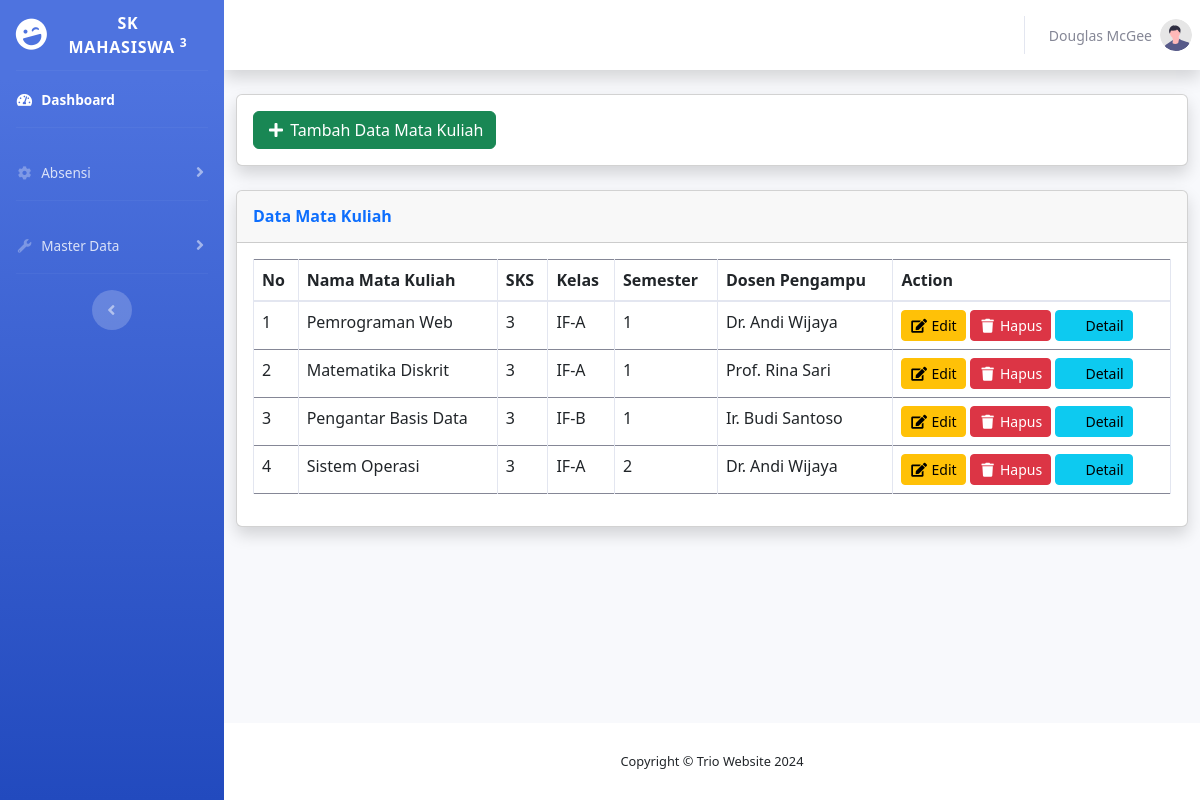
Page /masterdata-mk.php on the committed database.
### tables this page shows
CREATE TABLE `mata_kuliah` (
  `id_mk` int(11) NOT NULL,
  `nama_mk` varchar(50) NOT NULL,
  `sks` int(5) NOT NULL,
  `id_dosen` int(11) NOT NULL,
  `id_kelas` int(11) NOT NULL,
  `semester` int(5) NOT NULL
);

CREATE TABLE `kelas` (
  `id_kelas` int(11) NOT NULL,
  `nama_kelas` varchar(50) NOT NULL,
  `semester` int(5) NOT NULL DEFAULT 1,
  `id_prodi` int(11) DEFAULT NULL
);

CREATE TABLE `dosen` (
  `id_dosen` int(11) NOT NULL,
  `nip` varchar(20) NOT NULL,
  `nama_dosen` varchar(50) DEFAULT NULL,
  `id_prodi` int(11) DEFAULT NULL,
  `photo` varchar(255) DEFAULT NULL
);

### masterdata-mk.php (the view, shortened to what this page needs)
<?php include 'controller/koneksi.php'; ?>
<!DOCTYPE html>
<html lang="en">
<head>
    <link href="vendor/fontawesome-free/css/all.min.css" rel="stylesheet" type="text/css">
    <link href="css/sb-admin-2.min.css" rel="stylesheet">
    <link href="https://cdn.datatables.net/2.1.8/css/dataTables.dataTables.min.css" rel="stylesheet">
    <link href="https://cdn.jsdelivr.net/npm/bootstrap@5.3.0-alpha3/dist/css/bootstrap.min.css" rel="stylesheet">
</head>
<body id="page-top">
    <div id="wrapper">
         <?php include 'sidebar.php'; ?>
        <div id="content-wrapper" class="d-flex flex-column">
            <div id="content">
                <nav class="navbar navbar-expand navbar-light bg-white topbar mb-4 static-top shadow">
                    <ul class="navbar-nav ml-auto">
                        <li class="nav-item dropdown no-arrow">
                            <a class="nav-link dropdown-toggle" href="#" id="userDropdown" role="button"
                                data-toggle="dropdown" aria-haspopup="true" aria-expanded="false">
                                <span class="mr-2 d-none d-lg-inline text-gray-600 small">Douglas McGee</span>
                                <img class="img-profile rounded-circle" src="img/undraw_profile.svg">
                            </a>
                        </li>
                    </ul>
                </nav>
                <div class="container-fluid">
                    <div class="card shadow mb-4">
                        <div class="card-body">
                            <div class="">
                                <a class="btn btn-success" data-bs-toggle="modal"
                                    data-bs-target="#addMataKuliahModal"><i class="fas fa-fw fa-plus"></i> Tambah Data
                                    Mata Kuliah</a>
                            </div>
                        </div>
                    </div>
                    <div class="card shadow mb-4">
                        <div class="card-header py-3">
                            <h6 class="m-0 font-weight-bold text-primary">Data Mata Kuliah</h6>
                        </div>
                        <div class="card-body">
                            <div class="table-responsive">
                               <table class="table table-bordered" id="dataTable" width="100%" cellspacing="0">
    <thead>
        <tr>
            <th>No</th>
            <th>Nama Mata Kuliah</th>
            <th>SKS</th>
            <th>Kelas</th>
            <th>Semester</th>
            <th>Dosen Pengampu</th>
            <th>Action</th>
        </tr>
    </thead>
    <tbody>
        <?php
        $no = 1;
        $query = mysqli_query($conn, "
            SELECT
                mata_kuliah.id_mk,
                mata_kuliah.nama_mk,
                mata_kuliah.sks,
                mata_kuliah.semester,
                dosen.nama_dosen,
                kelas.nama_kelas
            FROM
                mata_kuliah
            INNER JOIN
                dosen ON mata_kuliah.id_dosen = dosen.id_dosen
            INNER JOIN
                kelas ON mata_kuliah.id_kelas = kelas.id_kelas
        ");
        while ($row = mysqli_fetch_array($query)) {
            ?>
                        <tr>
                            <td><?php echo $no++; ?></td>
                            <td><?php echo $row['nama_mk']; ?></td>
                            <td><?php echo $row['sks']; ?></td>
                            <td><?php echo $row['nama_kelas']; ?></td>
                            <td><?php echo $row['semester']; ?></td>
                            <td><?php echo $row['nama_dosen']; ?></td>
                            <td>
                                <a class="btn btn-warning btn-sm"
                                   data-bs-toggle="modal"
                                   data-bs-target="#editModal"
                                   onclick="editMataKuliah(<?php echo $row['id_mk']; ?>)">
                                    <i class="fas fa-fw fa-edit"></i> Edit
                                </a>
                                <a href="#"
                                   class="btn btn-danger btn-sm"
                                   onclick="confirmDelete(<?php echo $row['id_mk']; ?>)">
                                    <i class="fas fa-fw fa-trash"></i> Hapus
                                </a>
                                <a class="btn btn-info btn-sm"
                                   data-bs-toggle="modal"
                                   data-bs-target="#detailModal">
                                    <i class="fas fa-fw fa-ticket-detailed-fill"></i> Detail
                                </a>
                            </td>
                        </tr>
                        <?php
        }
        ?>
    </tbody>
</table>
                            </div>
                        </div>
                    </div>
                </div>
            </div>
            <footer class="sticky-footer bg-white">
                <div class="container my-auto">
                    <div class="copyright text-center my-auto">
                        <span>Copyright &copy; Trio Website 2024</span>
                    </div>
                </div>
            </footer>
        </div>
    </div>
</body>
</html>

### rows in the picture
mata_kuliah: nama_mk "Pemrograman Web", sks "3", id_kelas.nama_kelas "IF-A", semester "1", id_dosen.nama_dosen "Dr. Andi Wijaya"
mata_kuliah: nama_mk "Matematika Diskrit", sks "3", id_kelas.nama_kelas "IF-A", semester "1", id_dosen.nama_dosen "Prof. Rina Sari"
mata_kuliah: nama_mk "Pengantar Basis Data", sks "3", id_kelas.nama_kelas "IF-B", semester "1", id_dosen.nama_dosen "Ir. Budi Santoso"
mata_kuliah: nama_mk "Sistem Operasi", sks "3", id_kelas.nama_kelas "IF-A", semester "2", id_dosen.nama_dosen "Dr. Andi Wijaya"
